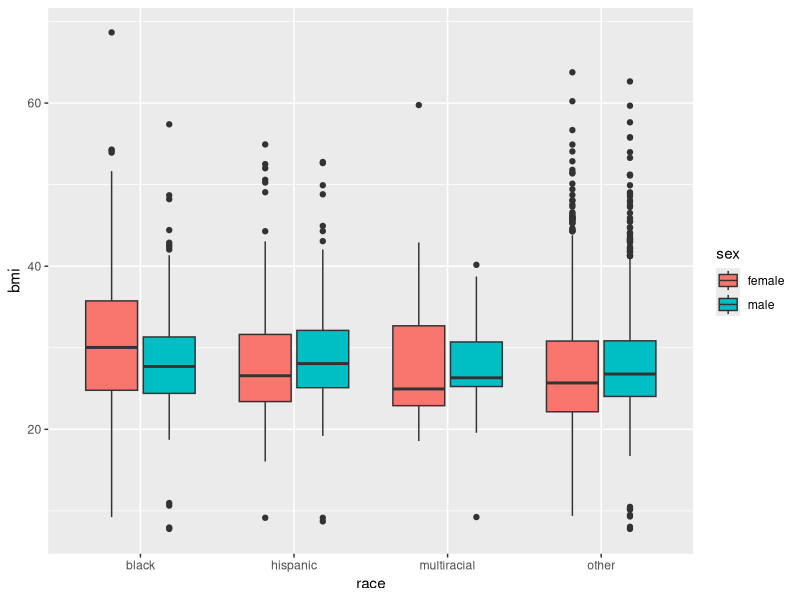

Recreate this plot in R. (Note: this script raises an error after producing the figure.)
## ---- chunk 1
knitr::opts_chunk$set(echo = FALSE)
library(tidyverse)
library(forcats)
library(here)
## ---- chunk 2
height_weight <-read_csv(here("data/proeftentamen/height_weight.csv"))
## ---- chunk 3
knitr::kable(
head(height_weight, n=1),
caption = "Table1: The dataset contains heights, weights and 8 more variables about 4000 people. "
)
## ---- chunk 4
height_weight <-height_weight %>% 
  mutate(height_m = height * 0.0254 ,
         weight_kg = weight * 0.45359237 , 
         bmi=weight_kg / (height_m^2))
height_weight_slc <- height_weight %>% select(income:education, bmi)
## ---- chunk 5
knitr::kable( 
  head(height_weight_slc, n=1), 
  caption = "Table2: Selection of variables of the datafile"      
)
## ---- chunk 6
height_weight_slc_na <-height_weight_slc %>% filter(!is.na(weight)) 
knitr::kable(
height_weight_slc_na %>% group_by(race) %>% 
  summarize(race_200 = sum(weight > 200, na.rm=T),
            race_n = n(),
            fraction_more_than_200lbs = round(race_200 / race_n, digits = 3) ) %>% 
  select(race, fraction_more_than_200lbs) ,
caption = "Table3: Black race has highest fraction of weight > 200" )
## ---- chunk 7
knitr::kable(
  tallest_hispanic_men <- height_weight_slc %>%
  filter(race == "hispanic" & sex == "male") %>%
  arrange(desc(height)) %>% head(n=5),
  caption = "Table4: Tallest Hispanic men" )
## ---- chunk 8
knitr::kable(
  rank_women_2 <- height_weight_slc %>%
  filter(sex == "female") %>%
  arrange(desc(height)) %>% head(n=2),
  caption = "Table5: Tallest woman" )
## ---- chunk 9
knitr::kable(
  match_1 <- height_weight_slc %>%
  filter(sex == "male" ,  
         height == rank_women_2$height[2],
         weight == rank_women_2$weight[2] ),
  caption = "Table6: List of men matching the 2nd tallest woman by weight and height"
)
## ---- chunk 10
knitr::kable(
  height_weight_slc %>% 
    group_by (race, sex ) %>% 
    summarize (mean_bmi = mean(bmi, na.rm=TRUE),
               sd_bmi = sd(bmi, na.rm=TRUE),
               median_bmi = median(bmi, na.rm=TRUE),
               min = min (bmi, na.rm = TRUE),
               max = max (bmi, na.rm = TRUE),
               count=n()),
  caption = "Table7: Summary of the bmi values per race and sex"
)
## ---- chunk 11
height_weight_slc %>% ggplot(aes(x=race, y=bmi, fill = sex )) + 
  geom_boxplot() 
## ---- chunk 12
knitr::kable(
  height_weight_slc %>% 
    group_by(race, sex) %>% 
    summarize (SW = shapiro.test(bmi)$p.value),
    caption = "Table8: P-values of SW test per race and sex"
)
## ---- chunk 13
knitr::kable(
  height_weight_slc %>% group_by(race) %>% 
  summarize (wx = wilcox.test(formula = bmi ~ sex, 
                              paired = FALSE)$p.value),
  caption = "Table9: P-values of wilcoxon test for each race"
)
## ---- chunk 14
height_weight_slc_flt <- height_weight_slc %>% 
  filter(education > 5)
## ---- chunk 15
height_weight_slc_flt %>% ggplot(aes(education, income)) +
  geom_jitter() +
  geom_smooth(aes(colour = race), method = "lm") +
  facet_grid(sex~race)
## ---- chunk 16
group_race_sex <-height_weight_slc_flt %>% 
  group_split(height_weight_slc_flt$race, 
              height_weight_slc_flt$sex ) 

lm_rsquared <-group_race_sex %>% map(lm, formula = income ~ education) %>% 
  map(summary) %>% 
  map_dbl("adj.r.squared") %>% round (digits = 3)

count_race_sex <- height_weight_slc_flt %>% 
  count(race,sex)

knitr::kable(
  tibble(race = count_race_sex$race, 
       sex = count_race_sex$sex, 
       count = count_race_sex$n, 
       r_squared=lm_rsquared),
      caption = "Table10: R-squared values of regression lines per race and sex"
)
